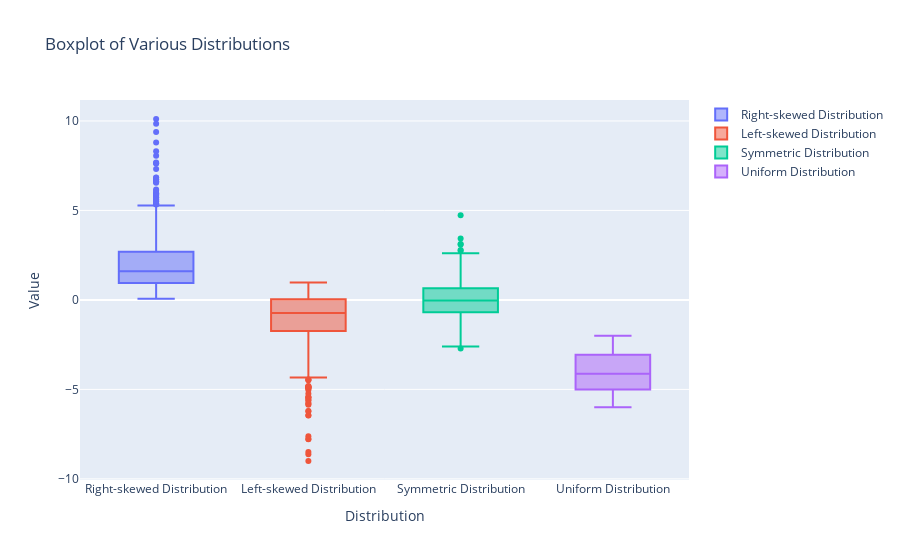
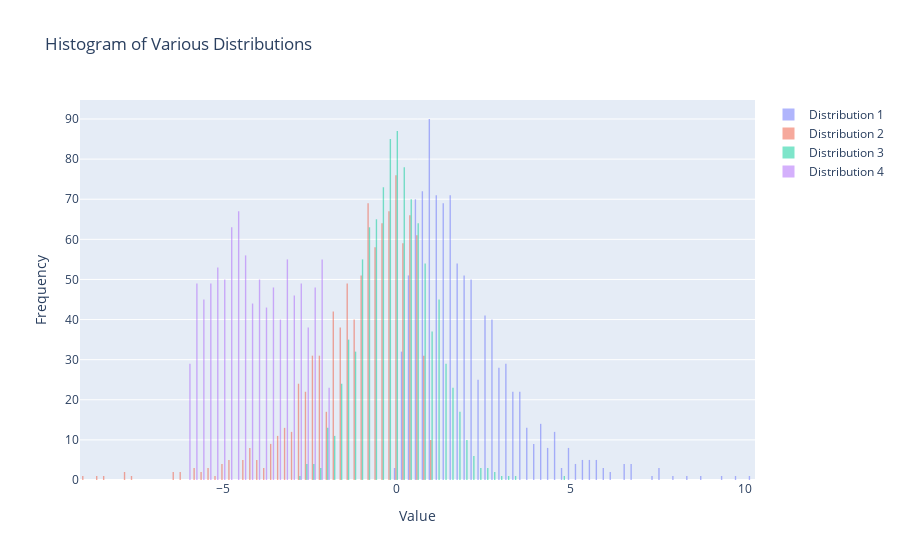

Write notebook code for charts like these, in order.
### Code cell
import numpy as np
import plotly.graph_objects as go

# Create data for each distribution
data1 = np.random.gamma(2, 1, 1000)  # Right-skewed Distribution
data2 = (1- np.random.gamma(2, 1, 1000))  # Left-skewed Distribution
data3 = np.random.standard_normal(1000)  # Symmetric Distribution
data4 = np.random.uniform(-6, -2, 1000)  # Uniform Distribution

# יצירת רשימה של הנתונים לתיבת ויסורט
data_to_plot = [data1, data2, data3, data4]

# יצירת תיבת ויסורט
fig_box = go.Figure()

# הוספת תיבת ויסורט לאיור
fig_box.add_trace(go.Box(y=data1, name='Right-skewed Distribution'))
fig_box.add_trace(go.Box(y=data2, name='Left-skewed Distribution'))
fig_box.add_trace(go.Box(y=data3, name='Symmetric Distribution'))
fig_box.add_trace(go.Box(y=data4, name='Uniform Distribution'))

# עיצוב תיבת הויסורט
fig_box.update_layout(title='Boxplot of Various Distributions',
                      yaxis_title='Value',
                      xaxis_title='Distribution')

# הצגת תיבת הויסורט
fig_box.show()

# יצירת היסטוגרמה
fig_hist = go.Figure()

# הוספת היסטוגרמה
for i, data in enumerate(data_to_plot):
    fig_hist.add_trace(go.Histogram(x=data, name=f'Distribution {i+1}', opacity=0.5))

# עיצוב היסטוגרמה
fig_hist.update_layout(title='Histogram of Various Distributions',
                       xaxis_title='Value',
                       yaxis_title='Frequency')

# הצגת היסטוגרמה
fig_hist.show()

### Figure 1 — Plotly figure (JSON) as saved in the notebook; plotly's stock layout.template omitted (floating-point values rounded to 4 significant figures; data arrays with more than 128 entries replaced by an {"elided": "..."} marker saying what was removed)
{"data": [{"name": "Right-skewed Distribution", "type": "box", "y": {"elided": "1000 float values"}}, {"name": "Left-skewed Distribution", "type": "box", "y": {"elided": "1000 float values"}}, {"name": "Symmetric Distribution", "type": "box", "y": {"elided": "1000 float values"}}, {"name": "Uniform Distribution", "type": "box", "y": {"elided": "1000 float values"}}], "layout": {"title": {"text": "Boxplot of Various Distributions"}, "xaxis": {"title": {"text": "Distribution"}}, "yaxis": {"title": {"text": "Value"}}}}

### Figure 2 — Plotly figure (JSON) as saved in the notebook; plotly's stock layout.template omitted (floating-point values rounded to 4 significant figures; data arrays with more than 128 entries replaced by an {"elided": "..."} marker saying what was removed)
{"data": [{"name": "Distribution 1", "opacity": 0.5, "type": "histogram", "x": {"elided": "1000 float values"}}, {"name": "Distribution 2", "opacity": 0.5, "type": "histogram", "x": {"elided": "1000 float values"}}, {"name": "Distribution 3", "opacity": 0.5, "type": "histogram", "x": {"elided": "1000 float values"}}, {"name": "Distribution 4", "opacity": 0.5, "type": "histogram", "x": {"elided": "1000 float values"}}], "layout": {"title": {"text": "Histogram of Various Distributions"}, "xaxis": {"title": {"text": "Value"}}, "yaxis": {"title": {"text": "Frequency"}}}}
